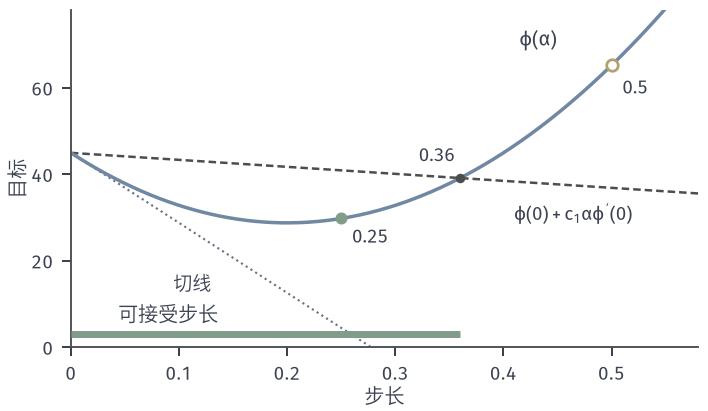

Reproduce this figure in Python.
from pathlib import Path
import sys
ROOT = next(p for p in Path(__file__).resolve().parents if (p/'build.sh').is_file() and (p/'tex/book.tex').is_file())
sys.path.insert(0, str(ROOT/'figures/00-shared/mathematical-preliminaries-upper/00-shared/comprehension-figures'))
from support import figure, save, BLUE, GREEN, YELLOW, RED, PURPLE, INK, MUTED, GRID, BLUE_FILL, GREEN_FILL, YELLOW_FILL, RED_FILL, PURPLE_FILL
import numpy as np
HERE = Path(__file__).resolve().parent
STROKE = '#4C4D4F'
def panel(fig, left, right, top, bottom, wspace=.25, hspace=.25):
    fig.set_layout_engine(None)
    fig.subplots_adjust(left=left, right=right, top=top, bottom=bottom, wspace=wspace, hspace=hspace)
def tags(fig, axes, y=.015):
    for ax, s in zip(axes, ('(a)', '(b)', '(c)', '(d)')):
        p = ax.get_position(); fig.text((p.x0+p.x1)/2, y, s, ha='center', va='bottom')
# 贯穿本章的例子：f(x)=(x1^2+9x2^2)/2，x0=(9,1)，L=9，mu=1。
H = np.diag([1., 9.])
def f2(X, Y): return .5*(X**2 + 9*Y**2)
def grad(x): return H@x
def fv(x): return .5*x@H@x
x0 = np.array([9., 1.])

fig, ax = figure(width_mm=100, height_mm=58)
panel(fig, .1, .985, .975, .155)
A = np.linspace(0,.58,500); phi = 45-162*A+405*A**2; tan_ = 45-162*A; arm = 45-16.2*A
ax.plot(A,tan_,color=MUTED,lw=.85,ls=':'); ax.plot(A,arm,color=STROKE,lw=1.0,ls=(0,(3,1.6))); ax.plot(A,phi,color=BLUE,lw=1.4)
ax.plot([0,.36],[3,3],color=GREEN,lw=2.8,solid_capstyle='butt',zorder=4); ax.text(.09,5,'可接受步长',ha='center',va='bottom')
ax.plot([.5],[65.25],'o',ms=4.6,mfc='white',mec=YELLOW,mew=1.1,zorder=5); ax.text(.51,62,'$0.5$',ha='left',va='top',fontsize=7.5)
ax.plot([.25],[29.8125],'o',ms=4.8,color=GREEN,mew=0,zorder=6); ax.text(.26,27.5,'$0.25$',ha='left',va='top',fontsize=7.5)
ax.plot([.36],[39.168],'o',ms=3.8,color=STROKE,mew=0,zorder=5); ax.text(.355,42,'$0.36$',ha='right',va='bottom',fontsize=7.5)
ax.text(.52,33.3,r'$\phi(0)+c_1\alpha\phi^{\prime}(0)$',ha='right',va='top',fontsize=7.5); ax.text(.215,6.5,r'',ha='left'); ax.text(.13,17,r'切线',ha='right',va='top',fontsize=7.5); ax.text(.45,71,r'$\phi(\alpha)$',ha='right',va='center')
ax.set_xlim(0,.58); ax.set_ylim(0,78); ax.set_xticks([0,.1,.2,.3,.4,.5]); ax.set_xticklabels(['0','0.1','0.2','0.3','0.4','0.5']); ax.set_yticks([0,20,40,60]); ax.set_xlabel(r'步长',labelpad=1); ax.set_ylabel('目标',labelpad=1)
save(fig, HERE, 'figure', {'phi':'45-162a+405a^2','c1':.1,'accept':'a<=0.36','trials':[1,.5,.25]})
